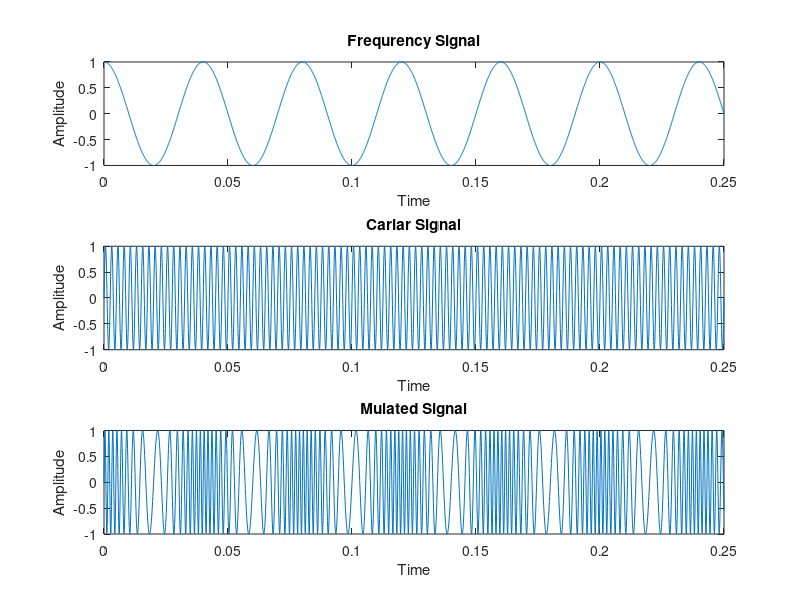

Source code (MATLAB):
clc;
clear all;
close all;

fm=25;
fc=400;
b=10;
t=0:0.0001:0.25;



m=cos(2*pi*fm*t);
subplot(3,1,1);
plot(t,m);
title("Frequrency Signal");
xlabel('Time');
ylabel('Amplitude');

c=sin(2*pi*fc*t);
subplot(3,1,2);
plot(t,c);
title("Cariar Signal");
xlabel('Time');
ylabel('Amplitude');


s=sin((2*pi*fc*t)+b.*sin(2*pi*fm*t));
subplot(3,1,3);
plot(t,s);
title("Mulated Signal");
xlabel('Time');
ylabel('Amplitude')
